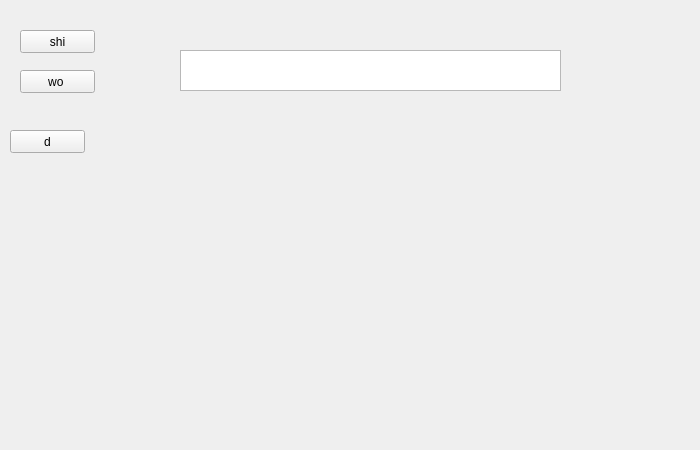
<?xml version="1.0" encoding="UTF-8"?>
<ui version="4.0">
 <class>Form</class>
 <widget class="QWidget" name="Form">
  <property name="geometry">
   <rect>
    <x>0</x>
    <y>0</y>
    <width>700</width>
    <height>450</height>
   </rect>
  </property>
  <property name="minimumSize">
   <size>
    <width>700</width>
    <height>450</height>
   </size>
  </property>
  <property name="maximumSize">
   <size>
    <width>700</width>
    <height>450</height>
   </size>
  </property>
  <property name="windowTitle">
   <string>Form</string>
  </property>
  <widget class="QPushButton" name="pushButton">
   <property name="geometry">
    <rect>
     <x>20</x>
     <y>70</y>
     <width>75</width>
     <height>23</height>
    </rect>
   </property>
   <property name="text">
    <string>wo </string>
   </property>
  </widget>
  <widget class="QPushButton" name="pushButton_2">
   <property name="geometry">
    <rect>
     <x>10</x>
     <y>130</y>
     <width>75</width>
     <height>23</height>
    </rect>
   </property>
   <property name="text">
    <string>d</string>
   </property>
  </widget>
  <widget class="QPushButton" name="pushButton_3">
   <property name="geometry">
    <rect>
     <x>20</x>
     <y>30</y>
     <width>75</width>
     <height>23</height>
    </rect>
   </property>
   <property name="text">
    <string>shi</string>
   </property>
  </widget>
  <widget class="QTextEdit" name="textEdit">
   <property name="geometry">
    <rect>
     <x>180</x>
     <y>50</y>
     <width>381</width>
     <height>41</height>
    </rect>
   </property>
  </widget>
 </widget>
 <resources/>
 <connections/>
</ui>
